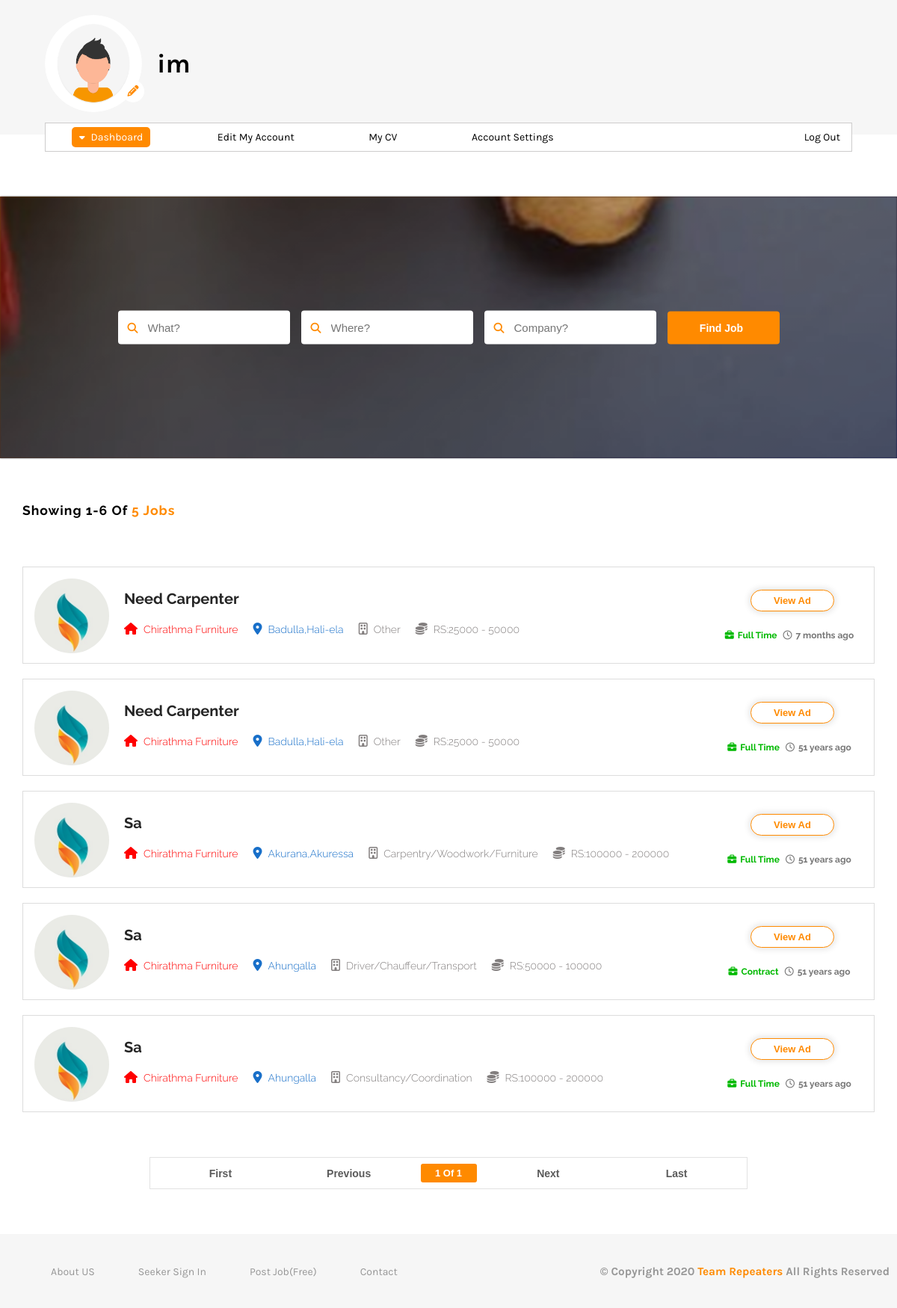
/seekerdashboard.php (signed in), run on the app's committed database.
### tables this page shows
CREATE TABLE IF NOT EXISTS `job_ad` (
  `ad_no` int(11) NOT NULL AUTO_INCREMENT,
  `company_registration_number` varchar(50) NOT NULL,
  `company_name` varchar(200) NOT NULL,
  `job_title` varchar(200) DEFAULT NULL,
  `email` varchar(100) DEFAULT NULL,
  `company_url` varchar(200) DEFAULT NULL,
  `location` varchar(300) DEFAULT NULL,
  `job_type` varchar(50) DEFAULT NULL,
  `phone_number` varchar(20) DEFAULT NULL,
  `monthly_salary` varchar(100) DEFAULT NULL,
  `job_category` varchar(5000) DEFAULT NULL,
  `gender` varchar(30) DEFAULT NULL,
  `maximum_age` varchar(50) DEFAULT NULL,
  `minimum_age` varchar(50) DEFAULT NULL,
  `minimum_qualification` varchar(100) DEFAULT NULL,
  `qulification_level` varchar(100) DEFAULT NULL,
  `description` varchar(5000) DEFAULT NULL,
  `ad_time` datetime DEFAULT NULL,
  `expire_time` datetime(6) DEFAULT NULL,
  `is_expire` tinyint(1) NOT NULL DEFAULT '0',
  `active` tinyint(1) NOT NULL DEFAULT '0',
  `is_delete` tinyint(1) DEFAULT NULL,
  PRIMARY KEY (`ad_no`),
  KEY `job_ad_ibfk_1` (`company_registration_number`)
);

### seekerdashboard.php (the view, shortened to what this page needs)
<?php require_once("inc/connection.php"); ?>
<?php
	$seeker_username = $_SESSION["username"];
	$seeker_qualification =$_SESSION["qualifi"];
?>
<?php
	$query = "SELECT count(ad_no) AS total_number_of_rows FROM job_ad WHERE is_delete != 1 AND active !=0 AND qulification_level ='{$seeker_qualification}'  AND is_expire =0";
	$result_Set = mysqli_query($connection,$query);
	$res= mysqli_fetch_assoc($result_Set);
	$total_number_of_rows = $res["total_number_of_rows"];
	$rows_per_page = 6;
	if (isset($_GET["p"])) {
		$page_number = $_GET["p"];
	}
	else{
		$page_number = 1;
	}
	$start = ($page_number-1)*$rows_per_page;
	$query = "SELECT * FROM job_ad WHERE is_delete != 1 AND active!=0 AND is_expire =0 AND qulification_level ='{$seeker_qualification}' ORDER BY ad_no DESC LIMIT {$start},{$rows_per_page} ";
	$result_Set = mysqli_query($connection,$query);
		$first ="<a href = 'seekerdashboard.php?p=1'>First</a>";
		$last_page = ceil($total_number_of_rows/$rows_per_page);
		$last ="<a href ='seekerdashboard.php?p={$last_page}'>Last</a>";
		if ($page_number>=$last_page) {
			$last="<a>Last</a>";
			$next="<a>Next</a>";
		}
		else{
			$next_page = $page_number+1;
			$next="<a href = 'seekerdashboard.php?p={$next_page}'>Next</a>";
		}
		if ($page_number==1) {
			$first="<a>First</a>";
			$previous="<a>Previous</a>";
		}
		else{
			$previous_page = $page_number-1;
			$previous="<a href = 'seekerdashboard.php?p={$previous_page}'>Previous</a>";
		}
 		$page_nav = "<ul>";
	 	$page_nav .= "<li>" . $first . "</li>";
	 	$page_nav .= "<li>" . $previous . "</li>";
	 	$page_nav .="<li>" . $page_number . " Of " . $last_page . "</li>";
	 	$page_nav .= "<li>" . $next . "</li>";
	 	$page_nav .= "<li>" . $last . "</li>";
	 	$page_nav .= "</ul>";
	 	 function facebook_time_ago($timestamp){
      $time_ago = strtotime($timestamp);
      $current_time = time();
      $time_difference = $current_time - $time_ago;
      $seconds = $time_difference;
      $minutes      = round($seconds / 60 );
      $hours           = round($seconds / 3600);
      $days          = round($seconds / 86400);
      $weeks          = round($seconds / 604800);
      $months          = round($seconds / 2629440);
      $years          = round($seconds / 31553280);
      if($seconds <= 60)
      {
     return "Just Now";
   }
       else if($months <=12)
      {
     if($months==1)
           {
       return "a month ago";
     }
           else
           {
       return "$months months ago";
     }
   }
      else
      {
     if($years==1)
           {
       return "one year ago";
     }
           else
           {
       return "$years years ago";
     }
   }
 }
 function provider_profile_picture($crm,$connection){
 	$company_registration_number=$crm;
 	$con=$connection;
 	$query_for_get_pp = "SELECT is_image FROM provider WHERE company_registration_number='{$company_registration_number}'";
 	$pp_result = mysqli_query($con,$query_for_get_pp);
 	if ($pp_result) {
 		$is_image_pp=mysqli_fetch_assoc($pp_result);
 		if ($is_image_pp["is_image"]==1) {
 			return "<img src=\"imj/profile_pictures/providers/" . $company_registration_number . ".jpg\"> ";
 		}
 		else{
 			return "<img src=\"imj/profile_pictures/default.jpg\">";
 		}
 	}
 	else{
 		return "<img src=\"imj/profile_pictures/default.jpg\">";
 	}
 }
?>
<!DOCTYPE html>
<html lang="en">
<head>
	<link rel="stylesheet" href="css/seekerdashboard.css">
	<link rel="stylesheet" href="css/seekerdashboard-main.css">
	<link rel="stylesheet" href="css/media-queries/seekerdashboardheader.css">
	<link rel="stylesheet" href="css/media-queries/seeker-media.css">
</head>
<body>
	<header>
		<div class="main">
			<div class="row">
				<div class="column">
					<div class="seeker-pic">
						<?php
							if ($_SESSION["is_image"]==0) {
								echo "<img src=\"imj/profile_pictures/default.jpg\">";
							}
							else{
								echo "<img src=\"imj/profile_pictures/seekers/" . $_SESSION["seeker_id"] . ".jpg\">";
							}
						 ?>
					</div>
					<div class="upload-pro-pic">
						<a href="seekerdashboard-ema.php"><button><i class="fas fa-pencil-alt"></i></button></a>
					</div>
				</div>
				<div class="column">
					<div class="seeker-name">
						<h2><?php echo $seeker_username; ?></h2>
					</div>
				</div>
			</div>
		</div>
	</header>
	<section>
		<div class="navi">
			<ul>
				<li class="active"><i class="fas fa-caret-down"></i><a href="seekerdashboard.php">Dashboard</a></li>
				<li><i class="fas fa-caret-down"></i><a href="seekerdashboard-ema.php">Edit My Account</a></li>
				<li><i class="fas fa-caret-down"></i><a href="seekerdashboard-mycv.php">My CV</a></li>
				<li class="drop-down"><i class="fas fa-caret-down"></i>Account Settings
				</li>
				<li><i class="fas fa-power-off"></i><a href="logout.php">Log Out</a></li>
			</ul>
		</div>
	</section>
	<div class="search-bar">
		<div class="search-content">
			<form action="seekerdashboard-search.php" method="GET">
				<p>
					<i class="fas fa-search"></i><input type="text" placeholder="What?" name="what-search">
				</p>
				<p>
					<i class="fas fa-search"></i><input type="text" placeholder="Where?" name="where-search">
				</p>
				<p>
					<i class="fas fa-search"></i><input type="text" placeholder="Company?" name="company-name">
				</p>
				<p><input type="submit" name="find" value="Find Job">
				</p>
			</form>
		</div>
	</div>
	<div class="add-list">
		<div class="sort_row">
			<div class="sort_column">
				<?php if(mysqli_num_rows($result_Set)!=0){
					echo '<h3>Showing '.++$start .'-'.$rows_per_page*$page_number.' Of <span> '.$total_number_of_rows.' Jobs</span></h3>';
				} ?>
			</div>
		</div>
		<div class="all-ads">
			<?php
					if (mysqli_num_rows($result_Set)!=0) {
						while ($ad=mysqli_fetch_assoc($result_Set)) {
							echo '<div class="row">';
									echo "<a href=\"seekerdashboard-vjob.php?ad-no={$ad["ad_no"]}&p={$page_number}\">";
										echo '<div class="column1">';
											echo '<div class="image">';
												echo provider_profile_picture($ad["company_registration_number"],$connection);
											echo  '</div>';
										echo '</div>';
										echo '<div class="column2">';
											echo '<div class="row1">';
												echo '<h1>' . $ad["job_title"] . '</h1>';
											echo '</div>';
											echo '<div class="row2">';
												echo '<h2><i class="fas fa-home"></i>' . $ad["company_name"]  . '</h2>';
												echo '<h2><i class="fas fa-map-marker-alt"></i>' . $ad["location"] . '</h2>';
												echo '<h2><i class="far fa-building" aria-hidden="true"></i>' . $ad["job_category"] . '</h2>';
												echo '<h2><i class="fas fa-coins"></i>RS:'. $ad["monthly_salary"] . '</h2>';
											echo  '</div>';
										echo '</div>';
										echo '<div class="column3">';
											echo '<div class="row1">';
												 echo "<a href=\"seekerdashboard-vjob.php?ad-no={$ad["ad_no"]}&p={$page_number}\" ><button id='button'>View Ad</button></a>";
											echo '</div>';
											echo '<div class="row2">';
												echo '<h2><i class="fas fa-briefcase"></i>' . $ad["job_type"] . '</h2>';
												echo '<h2><i class="far fa-clock"></i>' . facebook_time_ago($ad["ad_time"]) . '</h2>';
											echo '</div>';
										echo '</div>';
									echo '</a>';
							echo '</div>';
						}
					}
			?>
		</div>
		<div class="row">
			<div class="next-link">
				<?php
						if (mysqli_num_rows($result_Set)!=0) { ?>
							<div class="next-content">
								<?php
									echo $page_nav;
								?>
							</div>
						<?php
						}
				?>
			</div>
		</div>
	</div>
<footer>
	<?php require_once("inc/dashboard-small-footer.php"); ?>
</footer>
</body>
</html>

### css/seekerdashboard.css (style rules this page uses)
* { margin: 0; padding: 0; box-sizing: border-box; }
header { width: 100%; background-color: #f6f6f6; }
header .main { width: 1140px; margin: 0 auto; padding: 20px 0 30px; }
header .main .row { width: 100%; display: flex; align-items: center; font-family: "Karla", sans-serif; }
header .main .row .column:nth-child(1) { position: relative; width: 130px; height: 130px; margin-right: 20px; }
header .main .row .column:nth-child(2) { flex: 1; }
header .main .row .column:nth-child(1) .seeker-pic { width: 100%; height: 100%; border-radius: 50%; overflow: hidden; }
header .main .row .column:nth-child(1) .seeker-pic img { width: 100%; height: 100%; border-radius: 50%; }
header .main .row .column:nth-child(2) h2 { font-size: 35px; }
header .main .row .column:nth-child(1) .upload-pro-pic { position: absolute; bottom: 13px; right: -3px; }
header .main .row .column:nth-child(1) .upload-pro-pic button { width: 30px; height: 30px; background-color: #fff; border: none; border-radius: 50%; color: #ff8a00; font-size: 15px; line-height: 20px; outline: none; cursor: pointer; }
section { width: 100%; margin-top: -16px; }
section .navi { width: 1140px; margin: 0 auto; }
section .navi ul { width: 100%; padding: 5px 5px; list-style: none; border: 1px solid #cdcccc; background-color: #fff; }
section .navi ul li { position: relative; display: inline-block; width: auto; padding: 5px 10px; text-align: center; margin: 0 30px; font-family: "Karla", sans-serif; font-size: 14px; cursor: pointer; border-radius: 5px; transition: 0.5s; }
section .navi ul i { color: #fff; }
section .navi ul li a { font-family: "Karla", sans-serif; color: #000; text-decoration: none; font-size: 14px; transition: 0.5s; }
section .navi ul li.drop-down { transition: 0.5s ease-in; }
section .navi ul li:last-child { float: right; margin-right: 0; }
section .navi ul li i { margin-right: 8px; font-size: 12px; }
section .navi ul li.active { background-color: #ff8a00; color: #fff; }
section .navi ul li.active a { color: #fff; }
footer { width: 100%; background-color: #f6f6f6; }

### css/media-queries/seekerdashboardheader.css (style rules this page uses)
@media screen and (max-width: 1208px) { header .main { width: 90%; } }
@media screen and (max-width: 1208px) { section .navi { width: 90%; } }

### data on the page
job_ad: company_registration_number (picture), job_title "Need Carpenter", company_name "Chirathma Furniture", location "Badulla,Hali-ela", job_category "Other", monthly_salary "25000 - 50000", job_type "Full Time", ad_time "7 months ago"
job_ad: company_registration_number (picture), job_title "Need Carpenter", company_name "Chirathma Furniture", location "Badulla,Hali-ela", job_category "Other", monthly_salary "25000 - 50000", job_type "Full Time", ad_time "51 years ago"
job_ad: company_registration_number (picture), job_title "Sa", company_name "Chirathma Furniture", location "Akurana,Akuressa", job_category "Carpentry/Woodwork/Furniture", monthly_salary "100000 - 200000", job_type "Full Time", ad_time "51 years ago"
job_ad: company_registration_number (picture), job_title "Sa", company_name "Chirathma Furniture", location "Ahungalla", job_category "Driver/Chauffeur/Transport", monthly_salary "50000 - 100000", job_type "Contract", ad_time "51 years ago"
job_ad: company_registration_number (picture), job_title "Sa", company_name "Chirathma Furniture", location "Ahungalla", job_category "Consultancy/Coordination", monthly_salary "100000 - 200000", job_type "Full Time", ad_time "51 years ago"

### other printed values
$seeker_username "im"
$rows_per_page*$page_number "6"
$total_number_of_rows "5"
$page_number "1"
$last_page "1"
